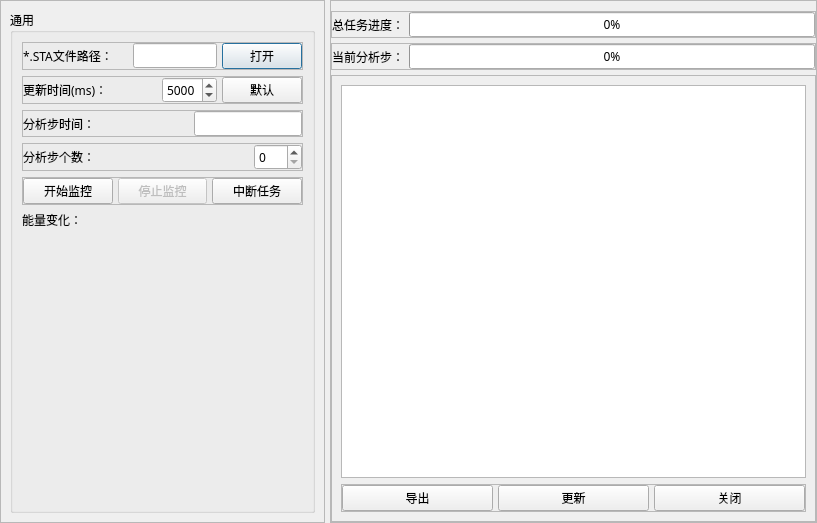
<?xml version="1.0" encoding="UTF-8"?>
<ui version="4.0">
 <class>Dialog</class>
 <widget class="QDialog" name="Dialog">
  <property name="geometry">
   <rect>
    <x>0</x>
    <y>0</y>
    <width>817</width>
    <height>523</height>
   </rect>
  </property>
  <property name="font">
   <font>
    <family>微软雅黑</family>
   </font>
  </property>
  <property name="windowTitle">
   <string>进度监控器</string>
  </property>
  <layout class="QHBoxLayout" name="horizontalLayout" stretch="2,3">
   <property name="spacing">
    <number>5</number>
   </property>
   <property name="leftMargin">
    <number>0</number>
   </property>
   <property name="topMargin">
    <number>0</number>
   </property>
   <property name="rightMargin">
    <number>0</number>
   </property>
   <property name="bottomMargin">
    <number>0</number>
   </property>
   <item>
    <widget class="QFrame" name="frame">
     <property name="frameShape">
      <enum>QFrame::StyledPanel</enum>
     </property>
     <property name="frameShadow">
      <enum>QFrame::Raised</enum>
     </property>
     <layout class="QVBoxLayout" name="verticalLayout_2">
      <item>
       <widget class="QGroupBox" name="groupBox">
        <property name="title">
         <string>通用</string>
        </property>
        <property name="flat">
         <bool>true</bool>
        </property>
        <layout class="QVBoxLayout" name="verticalLayout_5">
         <item>
          <widget class="QFrame" name="frame_8">
           <property name="frameShape">
            <enum>QFrame::StyledPanel</enum>
           </property>
           <property name="frameShadow">
            <enum>QFrame::Raised</enum>
           </property>
           <layout class="QHBoxLayout" name="horizontalLayout_7">
            <property name="spacing">
             <number>5</number>
            </property>
            <property name="leftMargin">
             <number>0</number>
            </property>
            <property name="topMargin">
             <number>0</number>
            </property>
            <property name="rightMargin">
             <number>0</number>
            </property>
            <property name="bottomMargin">
             <number>0</number>
            </property>
            <item>
             <widget class="QLabel" name="label_4">
              <property name="text">
               <string>*.STA文件路径：</string>
              </property>
             </widget>
            </item>
            <item>
             <spacer name="horizontalSpacer">
              <property name="orientation">
               <enum>Qt::Horizontal</enum>
              </property>
              <property name="sizeHint" stdset="0">
               <size>
                <width>40</width>
                <height>20</height>
               </size>
              </property>
             </spacer>
            </item>
            <item>
             <widget class="QLineEdit" name="sta_file"/>
            </item>
            <item>
             <widget class="QPushButton" name="open_stafile">
              <property name="text">
               <string>打开</string>
              </property>
             </widget>
            </item>
           </layout>
          </widget>
         </item>
         <item>
          <widget class="QFrame" name="frame_7">
           <property name="frameShape">
            <enum>QFrame::StyledPanel</enum>
           </property>
           <property name="frameShadow">
            <enum>QFrame::Raised</enum>
           </property>
           <layout class="QHBoxLayout" name="horizontalLayout_6">
            <property name="spacing">
             <number>5</number>
            </property>
            <property name="leftMargin">
             <number>0</number>
            </property>
            <property name="topMargin">
             <number>0</number>
            </property>
            <property name="rightMargin">
             <number>0</number>
            </property>
            <property name="bottomMargin">
             <number>0</number>
            </property>
            <item>
             <widget class="QLabel" name="label_3">
              <property name="text">
               <string>更新时间(ms)：</string>
              </property>
             </widget>
            </item>
            <item>
             <spacer name="horizontalSpacer_2">
              <property name="orientation">
               <enum>Qt::Horizontal</enum>
              </property>
              <property name="sizeHint" stdset="0">
               <size>
                <width>40</width>
                <height>20</height>
               </size>
              </property>
             </spacer>
            </item>
            <item>
             <widget class="QSpinBox" name="update_time">
              <property name="maximum">
               <number>9999</number>
              </property>
              <property name="value">
               <number>5000</number>
              </property>
             </widget>
            </item>
            <item>
             <widget class="QPushButton" name="update_defult">
              <property name="text">
               <string>默认</string>
              </property>
             </widget>
            </item>
           </layout>
          </widget>
         </item>
         <item>
          <widget class="QFrame" name="frame_10">
           <property name="frameShape">
            <enum>QFrame::StyledPanel</enum>
           </property>
           <property name="frameShadow">
            <enum>QFrame::Raised</enum>
           </property>
           <layout class="QHBoxLayout" name="horizontalLayout_9">
            <property name="spacing">
             <number>5</number>
            </property>
            <property name="leftMargin">
             <number>0</number>
            </property>
            <property name="topMargin">
             <number>0</number>
            </property>
            <property name="rightMargin">
             <number>0</number>
            </property>
            <property name="bottomMargin">
             <number>0</number>
            </property>
            <item>
             <widget class="QLabel" name="label_6">
              <property name="text">
               <string>分析步时间：</string>
              </property>
             </widget>
            </item>
            <item>
             <spacer name="horizontalSpacer_3">
              <property name="orientation">
               <enum>Qt::Horizontal</enum>
              </property>
              <property name="sizeHint" stdset="0">
               <size>
                <width>40</width>
                <height>20</height>
               </size>
              </property>
             </spacer>
            </item>
            <item>
             <widget class="QLineEdit" name="step_time"/>
            </item>
           </layout>
          </widget>
         </item>
         <item>
          <widget class="QFrame" name="frame_11">
           <property name="frameShape">
            <enum>QFrame::StyledPanel</enum>
           </property>
           <property name="frameShadow">
            <enum>QFrame::Raised</enum>
           </property>
           <layout class="QHBoxLayout" name="horizontalLayout_10">
            <property name="spacing">
             <number>5</number>
            </property>
            <property name="leftMargin">
             <number>0</number>
            </property>
            <property name="topMargin">
             <number>0</number>
            </property>
            <property name="rightMargin">
             <number>0</number>
            </property>
            <property name="bottomMargin">
             <number>0</number>
            </property>
            <item>
             <widget class="QLabel" name="label_7">
              <property name="text">
               <string>分析步个数：</string>
              </property>
             </widget>
            </item>
            <item>
             <spacer name="horizontalSpacer_4">
              <property name="orientation">
               <enum>Qt::Horizontal</enum>
              </property>
              <property name="sizeHint" stdset="0">
               <size>
                <width>40</width>
                <height>20</height>
               </size>
              </property>
             </spacer>
            </item>
            <item>
             <widget class="QSpinBox" name="step_count">
              <property name="maximum">
               <number>999</number>
              </property>
              <property name="value">
               <number>0</number>
              </property>
             </widget>
            </item>
           </layout>
          </widget>
         </item>
         <item>
          <widget class="QFrame" name="frame_3">
           <property name="frameShape">
            <enum>QFrame::StyledPanel</enum>
           </property>
           <property name="frameShadow">
            <enum>QFrame::Raised</enum>
           </property>
           <layout class="QHBoxLayout" name="horizontalLayout_2">
            <property name="spacing">
             <number>5</number>
            </property>
            <property name="leftMargin">
             <number>0</number>
            </property>
            <property name="topMargin">
             <number>0</number>
            </property>
            <property name="rightMargin">
             <number>0</number>
            </property>
            <property name="bottomMargin">
             <number>0</number>
            </property>
            <item>
             <widget class="QPushButton" name="start_monitor">
              <property name="text">
               <string>开始监控</string>
              </property>
             </widget>
            </item>
            <item>
             <widget class="QPushButton" name="terminate_monitor">
              <property name="enabled">
               <bool>false</bool>
              </property>
              <property name="text">
               <string>停止监控</string>
              </property>
             </widget>
            </item>
            <item>
             <widget class="QPushButton" name="terminate_job">
              <property name="text">
               <string>中断任务</string>
              </property>
             </widget>
            </item>
           </layout>
          </widget>
         </item>
         <item>
          <widget class="QLabel" name="label_5">
           <property name="text">
            <string>能量变化：</string>
           </property>
          </widget>
         </item>
         <item>
          <layout class="QVBoxLayout" name="plot_container"/>
         </item>
         <item>
          <spacer name="verticalSpacer">
           <property name="orientation">
            <enum>Qt::Vertical</enum>
           </property>
           <property name="sizeHint" stdset="0">
            <size>
             <width>20</width>
             <height>40</height>
            </size>
           </property>
          </spacer>
         </item>
        </layout>
       </widget>
      </item>
     </layout>
    </widget>
   </item>
   <item>
    <widget class="QFrame" name="frame_2">
     <property name="frameShape">
      <enum>QFrame::StyledPanel</enum>
     </property>
     <property name="frameShadow">
      <enum>QFrame::Raised</enum>
     </property>
     <layout class="QVBoxLayout" name="verticalLayout" stretch="0,3">
      <property name="spacing">
       <number>5</number>
      </property>
      <property name="leftMargin">
       <number>0</number>
      </property>
      <property name="topMargin">
       <number>0</number>
      </property>
      <property name="rightMargin">
       <number>0</number>
      </property>
      <property name="bottomMargin">
       <number>0</number>
      </property>
      <item>
       <layout class="QVBoxLayout" name="verticalLayout_4">
        <property name="topMargin">
         <number>10</number>
        </property>
        <item>
         <widget class="QFrame" name="frame_6">
          <property name="frameShape">
           <enum>QFrame::StyledPanel</enum>
          </property>
          <property name="frameShadow">
           <enum>QFrame::Raised</enum>
          </property>
          <layout class="QHBoxLayout" name="horizontalLayout_4">
           <property name="spacing">
            <number>5</number>
           </property>
           <property name="leftMargin">
            <number>0</number>
           </property>
           <property name="topMargin">
            <number>0</number>
           </property>
           <property name="rightMargin">
            <number>0</number>
           </property>
           <property name="bottomMargin">
            <number>0</number>
           </property>
           <item>
            <widget class="QLabel" name="label_2">
             <property name="text">
              <string>总任务进度：</string>
             </property>
            </widget>
           </item>
           <item>
            <widget class="QProgressBar" name="main_progress">
             <property name="value">
              <number>0</number>
             </property>
            </widget>
           </item>
          </layout>
         </widget>
        </item>
        <item>
         <widget class="QFrame" name="frame_5">
          <property name="frameShape">
           <enum>QFrame::StyledPanel</enum>
          </property>
          <property name="frameShadow">
           <enum>QFrame::Raised</enum>
          </property>
          <layout class="QHBoxLayout" name="horizontalLayout_3">
           <property name="spacing">
            <number>5</number>
           </property>
           <property name="leftMargin">
            <number>0</number>
           </property>
           <property name="topMargin">
            <number>0</number>
           </property>
           <property name="rightMargin">
            <number>0</number>
           </property>
           <property name="bottomMargin">
            <number>0</number>
           </property>
           <item>
            <widget class="QLabel" name="label">
             <property name="text">
              <string>当前分析步：</string>
             </property>
            </widget>
           </item>
           <item>
            <widget class="QProgressBar" name="step_progress">
             <property name="value">
              <number>0</number>
             </property>
            </widget>
           </item>
          </layout>
         </widget>
        </item>
       </layout>
      </item>
      <item>
       <widget class="QFrame" name="frame_4">
        <property name="frameShape">
         <enum>QFrame::StyledPanel</enum>
        </property>
        <property name="frameShadow">
         <enum>QFrame::Raised</enum>
        </property>
        <layout class="QVBoxLayout" name="verticalLayout_6">
         <item>
          <widget class="QTextBrowser" name="stafile_content"/>
         </item>
         <item>
          <widget class="QFrame" name="frame_9">
           <property name="frameShape">
            <enum>QFrame::StyledPanel</enum>
           </property>
           <property name="frameShadow">
            <enum>QFrame::Raised</enum>
           </property>
           <layout class="QHBoxLayout" name="horizontalLayout_8">
            <property name="spacing">
             <number>5</number>
            </property>
            <property name="leftMargin">
             <number>0</number>
            </property>
            <property name="topMargin">
             <number>0</number>
            </property>
            <property name="rightMargin">
             <number>0</number>
            </property>
            <property name="bottomMargin">
             <number>0</number>
            </property>
            <item>
             <widget class="QPushButton" name="export_data">
              <property name="text">
               <string>导出</string>
              </property>
             </widget>
            </item>
            <item>
             <widget class="QPushButton" name="update_step">
              <property name="enabled">
               <bool>true</bool>
              </property>
              <property name="text">
               <string>更新</string>
              </property>
             </widget>
            </item>
            <item>
             <widget class="QPushButton" name="close">
              <property name="text">
               <string>关闭</string>
              </property>
             </widget>
            </item>
           </layout>
          </widget>
         </item>
        </layout>
       </widget>
      </item>
     </layout>
    </widget>
   </item>
  </layout>
 </widget>
 <resources/>
 <connections/>
</ui>
